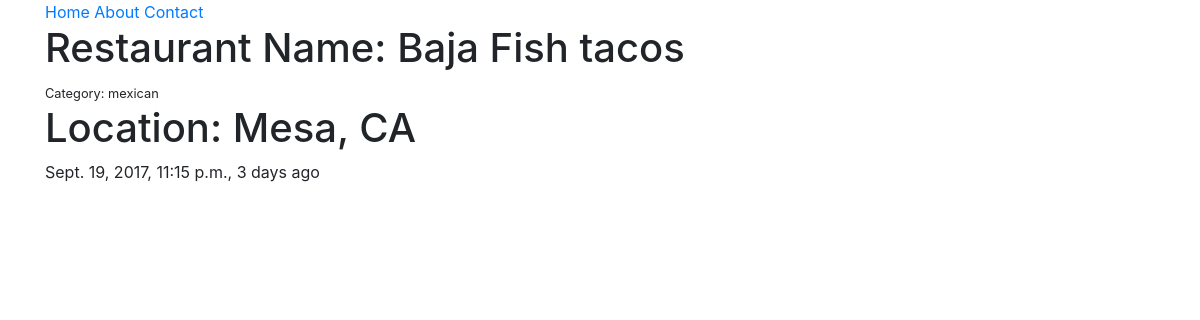
Page /restaurants/baja-fish-tacos/ on the committed database.
### restaurants/models.py (models this page shows, shortened)
class RestaurantLocation(models.Model):
    owner = models.ForeignKey(User)
    name = models.CharField(max_length=120)
    location = models.CharField(max_length=120, null=True, blank=True)
    category = models.CharField(max_length=120, null=True, blank=True, validators=[validate_category])
    timestamp = models.DateTimeField(auto_now_add=True)
    updated = models.DateTimeField(auto_now=True)
    slug = models.SlugField(null=True, blank=True)

### restaurants/views.py (the view)
# urls.py: url(r'^restaurants/(?P<slug>[\w-]+)/$', RestaurantDetailView.as_view()),
class RestaurantDetailView(DetailView):
    queryset = RestaurantLocation.objects.all()

### restaurants/templates/restaurants/restaurantlocation_detail.html (shortened to what this page needs)
{% extends 'base.html' %}
{% block content %}
<h1>Restaurant Name: {{ object.name }}</h1> <small>Category: {{ object.category }}</small>
    <h1>Location: {{ object.location }} </h1>
    <p>{{ object.timestamp }}, {{ object.updated|timesince }} ago</p>
{% endblock %}

### rows in the picture
RestaurantLocation: name "Baja Fish tacos", category "mexican", location "Mesa, CA", timestamp "Sept. 19, 2017, 11:15 p.m.", updated "3 days"
